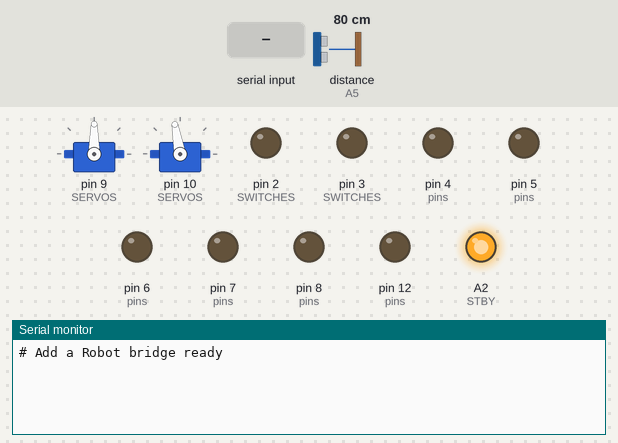
A sketch run on a simulated Arduino Uno, built with avr-gcc and run on an emulated ATmega328P. Shown: 2 × servo, output pins drawn as LEDs (lit = HIGH), the last lines printed to the serial monitor. The inputs (shaded band) are chosen by the test bench; at power-on: distance to the obstacle (sensor on A5) 80 cm. The echo pulse lasts 58.3 µs per cm; pins used as bus, display or sensor lines are not drawn.

Above: at 1.2 s.
1.3 s: "?\n" received over Serial
At 1.9 s:
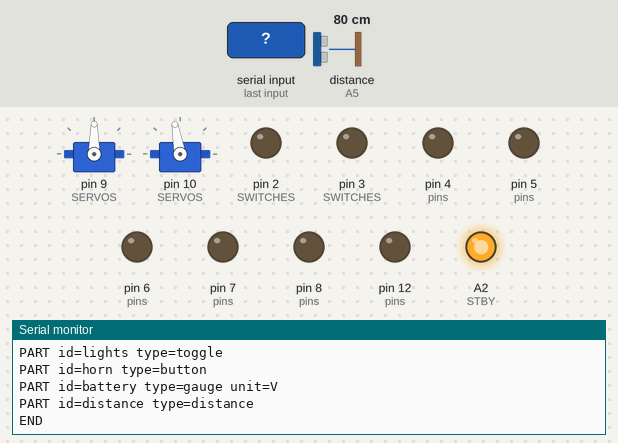
2.8 s: "R90\n" received over Serial
At 3.3 s:
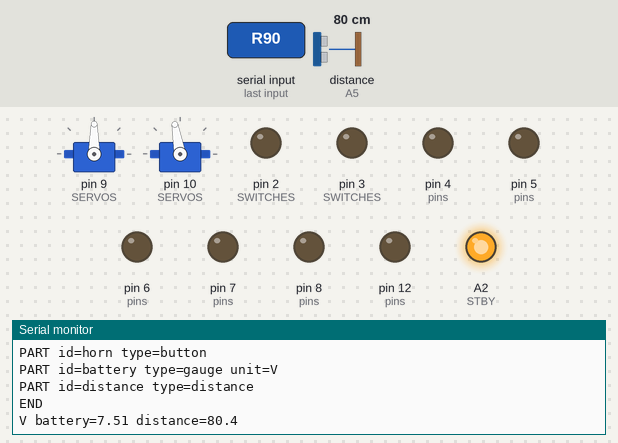

The sketch:

robopresence_bridge.ino
```cpp
// Add a Robot bridge for Arduino (Uno, Nano, Mega, Leonardo...). Upload it with the Arduino IDE.
// The Raspberry Pi on the robot talks to it over USB at 115200 baud and the Arduino runs the motors, servos,
// switches and sensors. When the Pi asks "?", the Arduino lists its parts, so the website's cockpit adjusts.
// Protocol: robot/robopresence/arduino.py.  Safety: the wheels stop by themselves 700 ms after the last command.
//
// The robot's Install tab on the website fills in the CONFIG block from the Parts tab. You can also edit it here.
// Every list ends with a {NULL, ...} line: keep it. Pins are Arduino pin numbers (2..13, A0..A7).
// Note: the Servo library takes over PWM on pins 9 and 10 on an Uno/Nano, so motor speed pins go on 3, 5, 6 or 11.
#include <Servo.h>

// ===== CONFIG =====
#define RP_NAME "robo_presence"
#define HAS_DRIVE 1
const char* DRIVE_ID = "drive";
const int L_IN1 = 7, L_IN2 = 8, L_PWM = 5;     // left motor: two direction pins + the speed (PWM) pin
const int R_IN1 = 4, R_IN2 = 12, R_PWM = 6;    // right motor
const int STBY = A2;                           // TB6612FNG standby pin, or -1 (L298N)

struct ServoSpec { const char* id; int pin; int lo; int hi; int home; };
ServoSpec SERVOS[] = {                         // id, pin, smallest angle, largest angle, home (0 = centre)
  {"pan", 9, -80, 80, 0},
  {"tilt", 10, -35, 55, 10},
  {NULL, -1, 0, 0, 0}
};

struct SliderSpec { const char* id; int pin; int lo; int hi; int home; bool servo; };
SliderSpec SLIDERS[] = {                       // id, pin, min, max, home, true = a servo (0..180), false = PWM (0..255)
  {NULL, -1, 0, 0, 0, false}
};

struct SwitchSpec { const char* id; int pin; bool button; };
SwitchSpec SWITCHES[] = {                      // id, pin, true = push button (held), false = on/off switch
  {"lights", 2, false},
  {"horn", 3, true},
  {NULL, -1, false}
};

struct AnalogSpec { const char* id; int pin; float factor; const char* unit; };
AnalogSpec ANALOGS[] = {                       // id, analog pin, volts multiplier (voltage divider), unit
  {"battery", A0, 3.0, "V"},
  {NULL, -1, 1.0, ""}
};

const char* SONAR_ID = "distance";
const int SONAR_TRIG = A4, SONAR_ECHO = A5;    // HC-SR04 pins, or -1 when there is none
// ===== END CONFIG =====

#define FW "1.0"
#define WATCHDOG_MS 700
#define MAX_SERVOS 12

Servo servoObj[MAX_SERVOS];
Servo sliderObj[MAX_SERVOS];
char line[72];
byte lineLen = 0;
unsigned long lastDrive = 0;
bool moving = false;

// How many entries each list has before its {NULL...} line (counted once in setup).
#define COUNT(arr, n) do { n = 0; while (n < (int)(sizeof(arr) / sizeof(arr[0])) && arr[n].id != NULL) n++; } while (0)
int nServos = 0, nSliders = 0, nSwitches = 0, nAnalogs = 0;

void motor(int in1, int in2, int pwm, int v) {
  v = constrain(v, -100, 100);
  digitalWrite(in1, v > 0 ? HIGH : LOW);
  digitalWrite(in2, v < 0 ? HIGH : LOW);
  analogWrite(pwm, (long)abs(v) * 255 / 100);
}

void stopWheels() {
  if (!HAS_DRIVE) return;
  motor(L_IN1, L_IN2, L_PWM, 0);
  motor(R_IN1, R_IN2, R_PWM, 0);
  moving = false;
}

void setSlider(int i, int v) {
  SliderSpec& s = SLIDERS[i];
  v = constrain(v, s.lo, s.hi);
  long span = (s.hi - s.lo) ? (s.hi - s.lo) : 1;
  if (s.servo) sliderObj[i].write((long)(v - s.lo) * 180 / span);
  else analogWrite(s.pin, (long)(v - s.lo) * 255 / span);
}

void setup() {
  Serial.begin(115200);
  COUNT(SERVOS, nServos); COUNT(SLIDERS, nSliders); COUNT(SWITCHES, nSwitches); COUNT(ANALOGS, nAnalogs);
  if (HAS_DRIVE) {
    int pins[] = {L_IN1, L_IN2, L_PWM, R_IN1, R_IN2, R_PWM};
    for (int i = 0; i < 6; i++) pinMode(pins[i], OUTPUT);
    if (STBY >= 0) { pinMode(STBY, OUTPUT); digitalWrite(STBY, HIGH); }
    stopWheels();
  }
  for (int i = 0; i < nServos && i < MAX_SERVOS; i++) {
    servoObj[i].attach(SERVOS[i].pin);
    servoObj[i].write(constrain(90 + SERVOS[i].home, 0, 180));
  }
  for (int i = 0; i < nSliders && i < MAX_SERVOS; i++) {
    if (SLIDERS[i].servo) sliderObj[i].attach(SLIDERS[i].pin);
    else pinMode(SLIDERS[i].pin, OUTPUT);
    setSlider(i, SLIDERS[i].home);
  }
  for (int i = 0; i < nSwitches; i++) { pinMode(SWITCHES[i].pin, OUTPUT); digitalWrite(SWITCHES[i].pin, LOW); }
  if (SONAR_TRIG >= 0) { pinMode(SONAR_TRIG, OUTPUT); pinMode(SONAR_ECHO, INPUT); }
  Serial.println(F("# Add a Robot bridge ready"));
}

void hello() {
  Serial.print(F("RP1 HELLO name=")); Serial.print(RP_NAME); Serial.print(F(" fw=")); Serial.println(F(FW));
  if (HAS_DRIVE) { Serial.print(F("PART id=")); Serial.print(DRIVE_ID); Serial.println(F(" type=drive")); }
  for (int i = 0; i < nServos; i++) {
    Serial.print(F("PART id=")); Serial.print(SERVOS[i].id); Serial.print(F(" type=servo min=")); Serial.print(SERVOS[i].lo);
    Serial.print(F(" max=")); Serial.print(SERVOS[i].hi); Serial.print(F(" home=")); Serial.println(SERVOS[i].home);
  }
  for (int i = 0; i < nSliders; i++) {
    Serial.print(F("PART id=")); Serial.print(SLIDERS[i].id); Serial.print(F(" type=slider min=")); Serial.print(SLIDERS[i].lo);
    Serial.print(F(" max=")); Serial.print(SLIDERS[i].hi); Serial.print(F(" home=")); Serial.println(SLIDERS[i].home);
  }
  for (int i = 0; i < nSwitches; i++) {
    Serial.print(F("PART id=")); Serial.print(SWITCHES[i].id); Serial.println(SWITCHES[i].button ? F(" type=button") : F(" type=toggle"));
  }
  for (int i = 0; i < nAnalogs; i++) {
    Serial.print(F("PART id=")); Serial.print(ANALOGS[i].id); Serial.print(F(" type=gauge unit=")); Serial.println(ANALOGS[i].unit);
  }
  if (SONAR_TRIG >= 0) { Serial.print(F("PART id=")); Serial.print(SONAR_ID); Serial.println(F(" type=distance")); }
  Serial.println(F("END"));
}

float sonarCm() {
  digitalWrite(SONAR_TRIG, LOW); delayMicroseconds(2);
  digitalWrite(SONAR_TRIG, HIGH); delayMicroseconds(10);
  digitalWrite(SONAR_TRIG, LOW);
  unsigned long us = pulseIn(SONAR_ECHO, HIGH, 25000UL);
  return us ? us / 58.0 : 400.0;
}

void readings() {
  Serial.print('V');
  for (int i = 0; i < nAnalogs; i++) {
    float v = analogRead(ANALOGS[i].pin) * (5.0 / 1023.0) * ANALOGS[i].factor;
    Serial.print(' '); Serial.print(ANALOGS[i].id); Serial.print('='); Serial.print(v, 2);
  }
  if (SONAR_TRIG >= 0) { Serial.print(' '); Serial.print(SONAR_ID); Serial.print('='); Serial.print(sonarCm(), 1); }
  Serial.println();
}

void handle(char* cmd) {
  char* op = strtok(cmd, " ");
  if (!op) return;
  char* a = strtok(NULL, " ");
  char* b = strtok(NULL, " ");
  switch (op[0]) {
    case '?': hello(); break;
    case 'R': readings(); break;
    case 'X':
      stopWheels();
      for (int i = 0; i < nSwitches; i++) if (SWITCHES[i].button) digitalWrite(SWITCHES[i].pin, LOW);
      break;
    case 'D':
      if (HAS_DRIVE && a && b) {
        int l = atoi(a), r = atoi(b);
        motor(L_IN1, L_IN2, L_PWM, l);
        motor(R_IN1, R_IN2, R_PWM, r);
        lastDrive = millis();
        moving = (l != 0 || r != 0);
      }
      break;
    case 'S':
      if (!a || !b) break;
      for (int i = 0; i < nServos; i++) if (!strcmp(SERVOS[i].id, a)) servoObj[i].write(constrain(90 + constrain(atoi(b), SERVOS[i].lo, SERVOS[i].hi), 0, 180));
      for (int i = 0; i < nSliders; i++) if (!strcmp(SLIDERS[i].id, a)) setSlider(i, atoi(b));
      break;
    case 'T':
    case 'B':
      if (!a || !b) break;
      for (int i = 0; i < nSwitches; i++) if (!strcmp(SWITCHES[i].id, a)) digitalWrite(SWITCHES[i].pin, atoi(b) ? HIGH : LOW);
      break;
  }
}

void loop() {
  while (Serial.available()) {
    char c = Serial.read();
    if (c == '\n' || c == '\r') {
      if (lineLen) { line[lineLen] = 0; handle(line); lineLen = 0; }
    } else if (lineLen < sizeof(line) - 1) {
      line[lineLen++] = c;
    }
  }
  if (moving && millis() - lastDrive > WATCHDOG_MS) {  // no news from the Pi: stop
    stopWheels();
    Serial.println(F("# watchdog: wheels stopped"));
  }
}
```

Measured:
- after the input at 1.3 s, the serial monitor: prints a new line at once (image 1)
- after the input at 2.8 s, the serial monitor: prints a new line at once (image 2)
